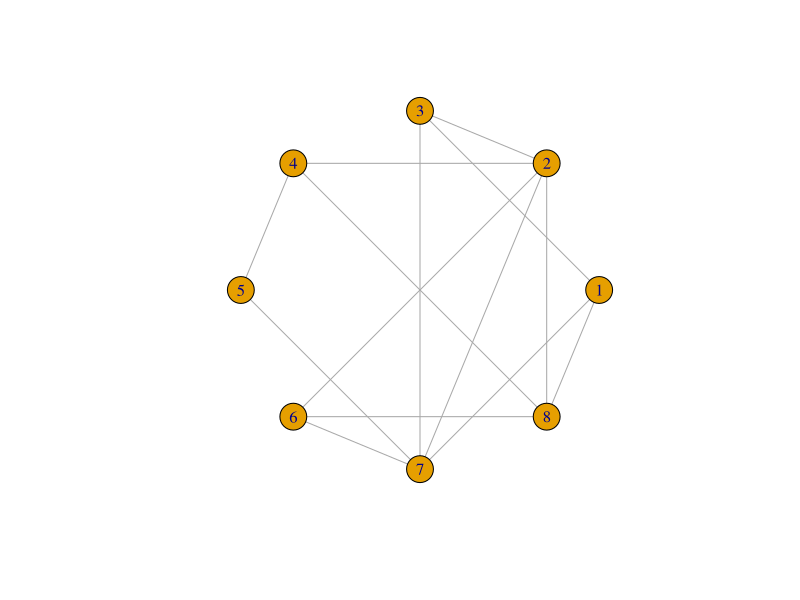

This chart was generated by the following R code:
library(igraph)

# Rewiring a Lattice
#
# Creates and rewires a lattice given the following parameters:
#   n (number of nodes in the initial lattice)
#   k (distance of farthest neighbor each node will be connected to in the initial lattice)
#   p (rewiring probability)
#
# p = 0 corresponds to the regular, initial lattice (high clustering, lacks small world property)
# p = 1 corresponds to a random network (low clustering, displays small world property)
#
# The point of interest here is to rewire the lattice to have low average path length (small world)
# as well as high clustering.
rewire_lattice <- function(n, k, p) {
  if (n < 0) {
    stop("Graph cannot have a negative number of nodes.")
  }
  
  if (k < 0) {
    stop("Neighbors cannot have negative distance.")
  }
  
  if (p < 0 || p > 1) {
    stop("Probability value must be between 0 and 1.")
  }
  
  l <- make_lattice(length = n, dim = 1, nei = k, circular = TRUE)
  e <- make_empty_graph(n, directed = FALSE)

  edges_visited <- make_empty_graph(n, directed=FALSE)
  
  for(i in 1:n) {
    n_edges <- incident(l, i)
    for(j in 1:length(n_edges)) {
      prob <- runif(1)
      
      v1 <- ends(l, n_edges[j])[1]
      v2 <- ends(l, n_edges[j])[2]
      
      # Only rewire if probability p is exceeded and if edge j has not already been visited.
      if (!are_adjacent(edges_visited, v1, v2)) {
        if (prob < p) {
          rewire <- sample(1:n, 1) # Choose random node to rewire to
          
          # No self-loops
          while (rewire == i) {
            rewire <- sample(1:n, 1)
          }
          
          e <- add_edges(e, c(i, rewire))
        } else {
          if (!are_adjacent(e, v1, v2)) {
            e <- add_edges(e, c(v1, v2)) 
          }
        }
        
        edges_visited <- add_edges(edges_visited, c(v1, v2)) 
      }
    }
  }
  
  # No multiple-edges (may cause the number of total edges in the graph to decrease)
  e <- simplify(e)

  return(e)
}

rewired <- rewire_lattice(8, 2, 0.5)
gsize(rewired)
plot(rewired, layout=layout_in_circle(rewired))
